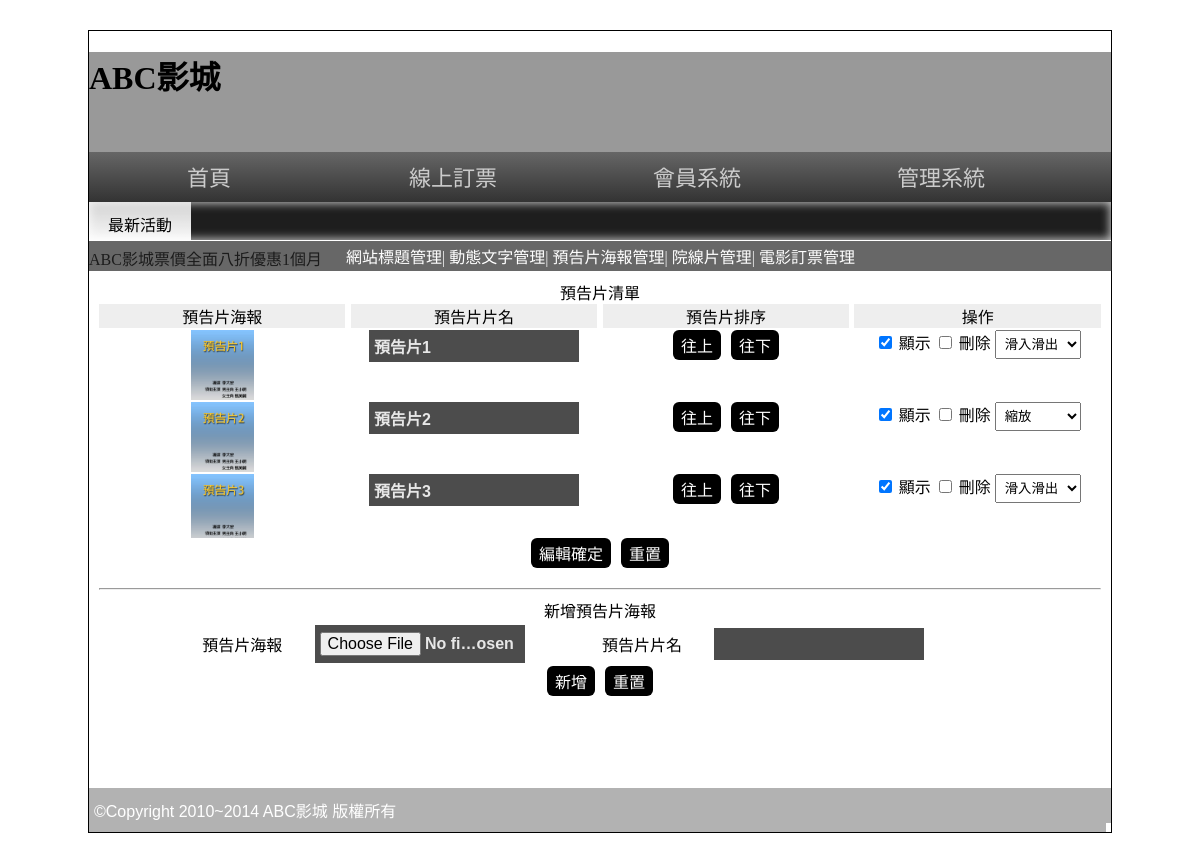
The page /back.php?do=poster (signed in) on the database its author committed.
### tables this page shows
CREATE TABLE `poster` (
  `id` int(11) UNSIGNED NOT NULL,
  `img` varchar(128) NOT NULL,
  `name` varchar(32) NOT NULL,
  `rank` int(11) UNSIGNED NOT NULL,
  `sh` tinyint(1) UNSIGNED NOT NULL,
  `ani` int(1) UNSIGNED NOT NULL
);

### base.php (called while the page is built, shortened)
<?php
class DB{
    protected $dsn='mysql:host=localhost;charset=utf8;dbname=db03';
    protected $table;
    protected $pdo;
    function __construct($table)
    {
        $this->table=$table;
        $this->pdo=new PDO($this->dsn,'root','');
    }
    function all(...$arg){
        $sql="select * from $this->table ";
        if(isset($arg[0])){
            if(is_array($arg[0])){
                foreach($arg[0] as $key => $val){
                    $tmp[]="`$key`='$val'";
                }
                $sql .= " where " . join(" && ",$tmp);
            }else{
                $sql .= $arg[0];
            }
        }
        return $this->pdo->query($sql)->fetchAll(PDO::FETCH_ASSOC);
   }
}
$Poster=new DB('poster');
?>

### back/poster.php (the view, shortened to what this page needs)
<div style="height: 300px;">
<div class="ct">預告片清單</div>
<div style="width: 100%; display:flex; justify-content:space-between;text-align:center">
    <div style="width: 24.6%;text-align:center;background:#eee">預告片海報</div>
    <div style="width: 24.6%;text-align:center;background:#eee">預告片片名</div>
    <div style="width: 24.6%;text-align:center;background:#eee">預告片排序</div>
    <div style="width: 24.6%;text-align:center;background:#eee">操作</div>
</div>
<form action="./api/edit_poster.php" method="post">
    <div style="width:100%;height:210px;overflow:auto">
    <?php
    $rows=$Poster->all("order by rank");
    foreach($rows as $key=>$row){
        $prev=(isset($rows[$key-1]))?$rows[$key-1]['id']:$row['id'];
        $next=(isset($rows[$key+1]))?$rows[$key+1]['id']:$row['id'];
    ?>
        <div style="width: 100%;display:flex;justify-content:space-between;margin:2px 0">
            <div style="width:24.6%" class="ct">
                <img src="./upload/<?=$row['img'];?>" style="height:70px;">
            </div>
            <div style="width:24.6%" class="ct">
                <input type="text" name="name[]" value="<?=$row['name'];?>">
            </div>
            <div style="width:24.6%" class="ct">
                <button type="button" class="btn" data-id=" <?=$row['id']."-".$prev;?>">往上</button>
                <button type="button" class="btn" data-id="<?=$row['id']."-".$next;?>">往下</button>
            </div>
            <div style="width:24.6%" class="ct">
                <input type="checkbox" name="sh[]" value="<?=$row['id'];?>" <?=($row['sh']==1)?'checked':'';?>> 顯示
                <input type="checkbox" name="del[]" value="<?=$row['id'];?>"> 刪除
                <select name="ani[]">
                    <option value="2" <?=($row['ani']==2)?'selected':'';?>>滑入滑出</option>
                    <option value="3" <?=($row['ani']==3)?'selected':'';?>>縮放</option>
                </select>
            </div>
        </div>
    <?php
    }
    ?>
    </div>
    <div class="ct" style="width: 100%;">
        <input type="submit" value="編輯確定">
        <input type="reset" value="重置">
    </div>
</form>
</div>
<hr>
<div style="height: 180px;">
<div class="ct">新增預告片海報</div>
<form action="./api/add_poster.php" method="post" enctype="multipart/form-data">
    <table style="width: 80%; margin:auto">
        <tr>
            <td>預告片海報</td>
            <td><input type="file" name="img" id=""></td>
            <td>預告片片名</td>
            <td><input type="text" name="name" id=""></td>
        </tr>
    </table>
    <div class="ct">
        <input type="submit" value="新增">
        <input type="reset" value="重置">
    </div>
</form>
</div>

### css/css.css (style rules this page uses)
body { background:url(../icon/b.png); font-family:微軟正黑體; }
select,select option { padding:5px; }
input[type='text'],input[type='file'],input[type='password'],textarea,.button { width:200px; font-size:16px; padding:7px 5px 7px 5px; background:#4C4C4C; color:#E7E7E7; border:none; font:Open Sans,'微軟正黑體'; font-weight:600; }
input[type='button'],input[type='submit'],input[type='reset'],button,.button { background:#000; color:#fff; border:none; cursor:pointer; font-size:16px; text-decoration:none; padding: 3px 8px; border-radius: 6px; margin: 0 3px; }
.ct { text-align:center; }

### rows shown on the page
poster: img (picture), name "預告片1", sh "☑", ani "滑入滑出"
poster: img (picture), name "預告片2", sh "☑", ani "縮放"
poster: img (picture), name "預告片3", sh "☑", ani "滑入滑出"
